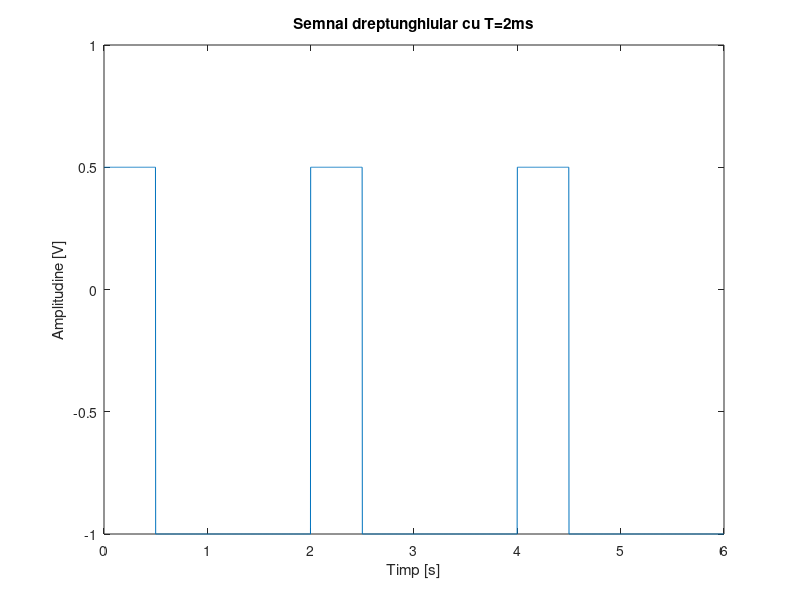
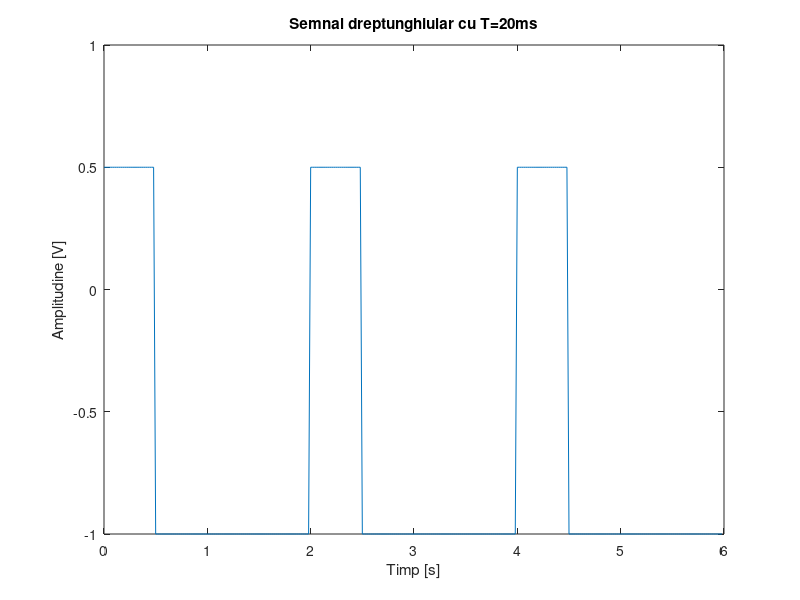
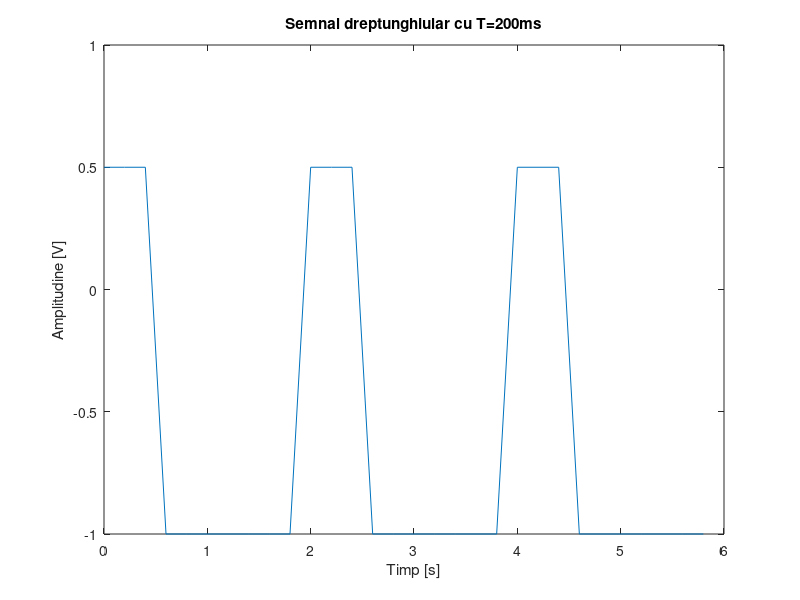

Here is the MATLAB script that generated these plots, in order:
T_2ms = 0.002;
T_20ms = 0.02;
T_200ms = 0.2;
T = 2;
t2 = 0:T_2ms:3*T-T_2ms; 
x2 = square(t2(t2<T)*pi,25); 
x2 = x2 * 0.75 - 0.25;  
x2 =[x2,x2,x2];
figure();
plot(t2,x2);
title('Semnal dreptunghiular cu T=2ms');
xlabel('Timp [s]');
ylabel('Amplitudine [V]')

t20= 0:T_20ms:3*T-T_20ms; 
x20 = square(t20(t20<T)*pi,25); 
x20 = x20 * 0.75 - 0.25; 
x20 =[x20,x20,x20];

figure();
plot(t20,x20);
title('Semnal dreptunghiular cu T=20ms');
xlabel('Timp [s]');
ylabel('Amplitudine [V]')

t200 = 0:T_200ms:3*T-T_200ms;
x200 = square(t200(t200<T)*pi,25); 
x200 = x200 * 0.75 - 0.25; 
x200 =[x200,x200,x200]; 

figure();
plot(t200,x200);
title('Semnal dreptunghiular cu T=200ms');
xlabel('Timp [s]');
ylabel('Amplitudine [V]')